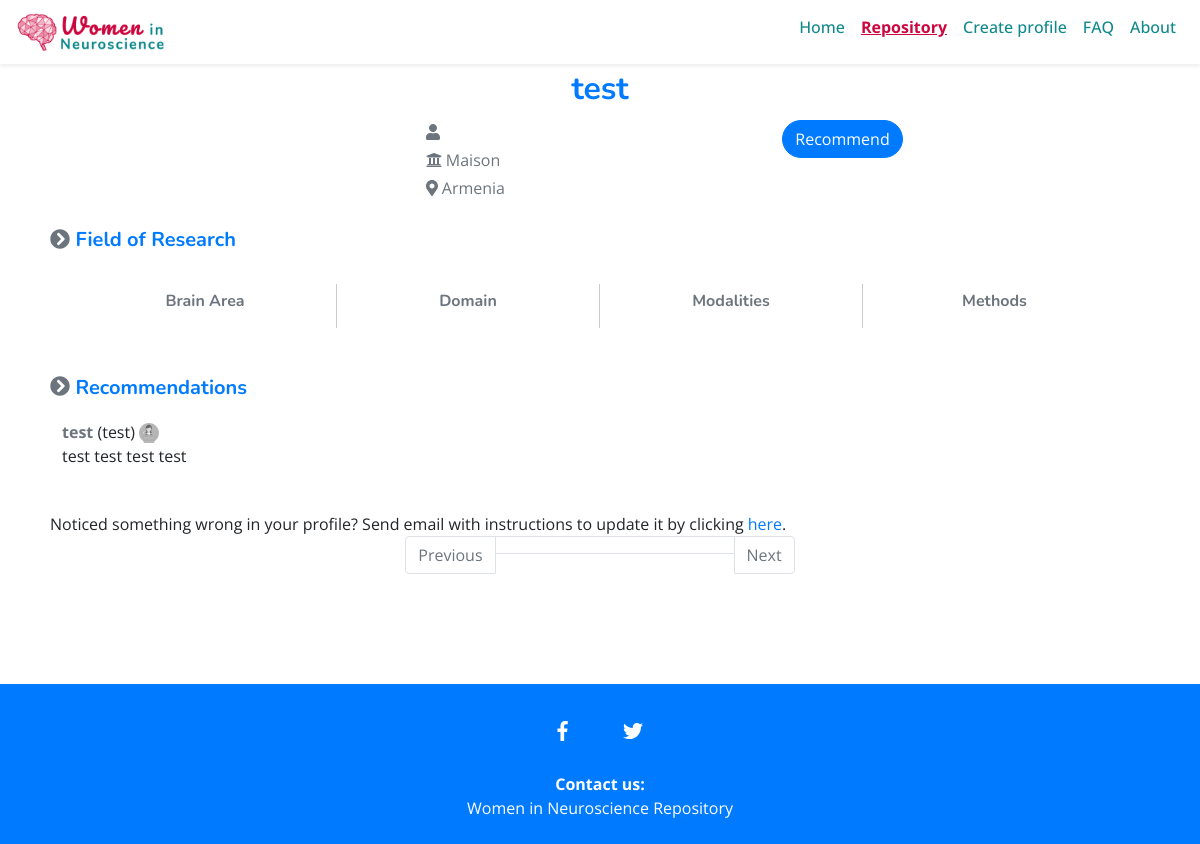
/list/650/, run on the app's committed database.
### profiles/models.py (models this page shows, shortened)
class Profile(models.Model):
    PHD = 'PhD student'
    MDR = 'Medical Doctor'
    PDR = 'Post-doctoral researcher'
    SRE = 'Senior researcher/ scientist'
    LEC = 'Lecturer'
    ATP = 'Assistant Professor'
    ACP = 'Associate Professor'
    PRF = 'Professor'
    DIR = 'Group leader/ Director/ Head of Department'
    POSITION_CHOICES = (
        (PHD, 'PhD student'),
        (MDR, 'Medical Doctor'),
        (PDR, 'Post-doctoral researcher'),
        (SRE, 'Senior researcher/ scientist'),
        (LEC, 'Lecturer'),
        (ATP, 'Assistant Professor'),
        (ACP, 'Associate Professor'),
        (PRF, 'Professor'),
        (DIR, 'Group leader/ Director/ Head of Department')
    )
    STRUCTURE_CHOICES = (
        ('N', 'Neuron'),
        ('L', 'Layer'),
        ('C', 'Column'),
        ('R', 'Region'),
        ('W', 'Whole Brain')
    )
    MODALITIES_CHOICES = (
        ('EP', 'Electrophysiology (EEG, MEG, ECoG)'),
        ('MR', 'MRI'),
        ('PE', 'PET'),
        ('DT', 'DTI'),
        ('BH', 'Behavioural'),
        ('ET', 'Eye Tracking'),
        ('BS', 'Brain Simulation'),
        ('GT', 'Genetics'),
        ('FN', 'fNIRS')
    )
    METHODS_CHOICES = (
        ('UV', 'Univariate'),
        ('MV', 'Multivariate'),
        ('PM', 'Predictive Models'),
        ('DC', 'DCM'),
        ('CT', 'Connectivity'),
        ('CM', 'Computational Modeling')
    )
    DOMAIN_CHOICES = (
        ('CG', 'Cognition (general)'),
        ('SL', 'Sleep'),
        ('CN', 'Consciousness'),
        ('MM', 'Memory'),
        ('SS', 'Sensory'),
        ('LG', 'Language'),
        ('EM', 'Emotion'),
        ('PN', 'Pain'),
        ('LE', 'Learning'),
        ('DV', 'Developmental'),
        ('CL', 'Clinical (general)'),
        ('DM', 'Dementia'),
        ('PK', 'Parkinson'),
        ('PS', 'Psychiatry'),
        ('AD', 'Addiction'),
        ('ON', 'Oncology'),
        ('DD', 'Degenerative diseases'),
    )
    name = models.CharField(max_length=100, blank=False)
    email = models.EmailField(blank=True)
    webpage = models.URLField(blank=True)
    institution = models.CharField(max_length=100, blank=False)
    country = models.ForeignKey(Country, on_delete=models.CASCADE)
    position = models.CharField(max_length=50, choices=POSITION_CHOICES, blank=True)
    grad_date = models.DateField(null=True, blank=True)
    brain_structure = MultiSelectField(choices=STRUCTURE_CHOICES, blank=True)
    modalities = MultiSelectField(choices=MODALITIES_CHOICES, blank=True)
    methods = MultiSelectField(choices=METHODS_CHOICES, blank=True)
    domains = MultiSelectField(choices=DOMAIN_CHOICES, blank=True)
    keywords = models.CharField(max_length=250, blank=True)
    publish_date = models.DateTimeField(default=timezone.now)
    last_updated = models.DateTimeField(auto_now=True)
    def brain_structure_labels(self):
        return [dict(self.STRUCTURE_CHOICES).get(item, item) for item in self.brain_structure]
    def modalities_labels(self):
        return [dict(self.MODALITIES_CHOICES).get(item, item) for item in self.modalities]
    def methods_labels(self):
        return [dict(self.METHODS_CHOICES).get(item, item) for item in self.methods]
    def domains_labels(self):
        return [dict(self.DOMAIN_CHOICES).get(item, item) for item in self.domains]

class Country(models.Model):
    code = models.CharField(max_length=3, blank=False, unique=True)
    name = models.CharField(max_length=60, blank=False)
    is_under_represented = models.BooleanField(default=False)
    class Meta:
        verbose_name_plural = "countries"
    def __str__(self):
        return self.name

class Recommendation(models.Model):
    profile = models.ForeignKey(Profile, on_delete=models.CASCADE)
    reviewer_name = models.CharField(max_length=100, blank=False)
    reviewer_email = models.EmailField(blank=False)
    reviewer_position = models.CharField(max_length=30, blank=False)
    reviewer_institution = models.CharField(max_length=100, blank=False)
    seen_at_conf = models.BooleanField()
    comment = models.TextField(blank=False)
    publish_date = models.DateTimeField(auto_now_add=True)
    last_updated = models.DateTimeField(auto_now=True)

### profiles/views.py (the view)
# urls.py: path('list/<int:pk>/', views.ProfileDetail.as_view(), name='detail'),
class ProfileDetail(generic.DetailView):
    model = Profile

### profiles/templates/profiles/profile_detail.html (shortened to what this page needs)
{% extends "base.html" %}
{% load bootstrap4 %}
{% load static %}
 {% block css %}
	{{ block.super }}
	<link rel="stylesheet" type="text/css" href="{% static 'profiles/css/style.css' %}" />
{% endblock css %}
{% block nav-repository-classes %}active{% endblock nav-repository-classes %}
{% block content %}
<h2 class="text-primary font-weight-bold text-center">{{ profile.name }}</h2>
<div class="container-fluid">
	<div class="row no-gutters">
		<div class="col-12 col-md-4 offset-md-4 text-muted details-grey">
			<p class="m-1"><i class="fas fa-user"></i> {{ profile.position }}</p>
			<p class="m-1"><i class="fas fa-university"></i> {{ profile.institution }}</p>
			<p class="m-1"><i class="fas fa-map-marker-alt"></i> {{ profile.country }}</p>
		</div>
		<div class="col-12 col-md-4">
			<p class="m-1"><a class="btn pill-btn text-white btn-primary" href="{% url 'profiles:recommend' profile.id %}" target="_blank">Recommend</a></p>
		</div>
	</div>
</div>
<div id="field-of-research">
	<h5 class="text-primary font-weight-bold mt-4">
		<span class="text-secondary"><i class="fas fa-chevron-circle-right"></i></span>
		Field of Research
	</h5>
	<div id="field-of-research-list" class="w-100 p-4 d-flex flex-row grey-bg">
		<div class="w-25 p-2 text-center">
			<h6 class="text-secondary font-weight-bold">Brain Area</h6>
		</div>
		<div class="w-25 p-2 text-center">
			<h6 class="text-secondary font-weight-bold">Domain</h6>
		</div>
		<div class="w-25 p-2 text-center">
			<h6 class="text-secondary font-weight-bold">Modalities</h6>
		</div>
		<div class="w-25 p-2 text-center">
			<h6 class="text-secondary font-weight-bold">Methods</h6>
		</div>
	</div>
</div>
<div class="row">
	<div class="col-12 col-md-8">
		<h5 class="text-primary font-weight-bold mt-4">
			<span class="text-secondary"><i class="fas fa-chevron-circle-right"></i></span>
				Recommendations
		</h5>
	</div>
</div>
<ul id="profile-quotes" class="list-unstyled">
{% for recommendation in profile.recommendation_set.all %}
<div class="p-2">
	<div id="field-of-research-list" class="grey-bg p-1">
		<li class="quote">
			<span class="quote-reviewer text-secondary font-weight-bold">{{ recommendation.reviewer_name }}</span>
			<span class="quote-institution">{{ recommendation.reviewer_institution }} ({{ recommendation.reviewer_position }})</span>
			<span class="quote-seen-at-conf">
				{% if recommendation.seen_at_conf %}
					<img src="{% static "profiles/images/lecture.svg" %}" alt="Seen at conference"  title="Seen at conference" style="width:20px" />
				{% else %}
					<img src="{% static "profiles/images/lecture_bw.svg" %}" alt="Not seen at conference"  title="Not seen at conference" style="width:20px" />
				{% endif %}
			</span>
			<blockquote><p>{{ recommendation.comment }}</p></blockquote>
		</li>
	</div>
</div>
{% endfor %}
</ul>
Noticed something wrong in your profile? Send email with instructions to update it by clicking <a href="{% url 'profiles:edit' profile.id %}">here</a>.
<nav id="filtered-list-navigation" aria-label="Page navigation example">
  <ul class="pagination justify-content-center">
    <li class="page-item disabled">
      <a id="previous-btn" class="page-link" href="#" tabindex="-1">Previous</a>
    </li>
    <li class="page-item disabled"><span id="page-number" class="page-link"></span></li>
    <li class="page-item disabled">
      <a id="next-btn" class="page-link" href="#">Next</a>
    </li>
  </ul>
</nav>
{% endblock content %}

### static/css/global.css (style rules this page uses)
body { font-family:'Open Sans', 'Lato', sans-serif; }
h1, h2, h3, h4, h5, h6 { font-family:'Nunito', 'Lato', sans-serif; }

### profiles/static/profiles/css/style.css (style rules this page uses)
.pill-btn { border-radius: 50px; }
nav #page-number { cursor: default; width: 240px; }
#field-of-research-list>div { border-right: 1px solid #ccc; }
#field-of-research-list>div:last-child { border-right: none; }

### data on the page
Profile: name "test", institution "Maison", country "Armenia"
Recommendation: reviewer_name "test", reviewer_position "test", seen_at_conf False (drawn), comment "test test test test"
